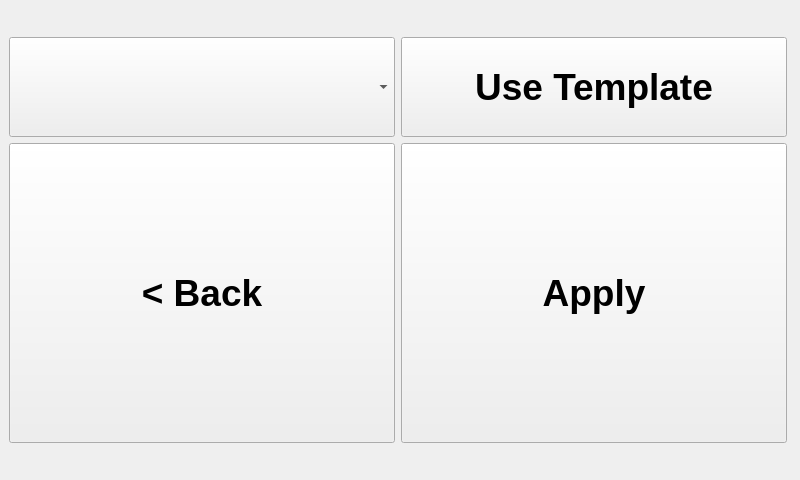
<?xml version="1.0" encoding="UTF-8"?>
<ui version="4.0">
 <class>ColorWindow</class>
 <widget class="QMainWindow" name="ColorWindow">
  <property name="geometry">
   <rect>
    <x>0</x>
    <y>0</y>
    <width>800</width>
    <height>480</height>
   </rect>
  </property>
  <property name="sizePolicy">
   <sizepolicy hsizetype="Fixed" vsizetype="Fixed">
    <horstretch>0</horstretch>
    <verstretch>0</verstretch>
   </sizepolicy>
  </property>
  <property name="minimumSize">
   <size>
    <width>800</width>
    <height>480</height>
   </size>
  </property>
  <property name="maximumSize">
   <size>
    <width>800</width>
    <height>480</height>
   </size>
  </property>
  <property name="cursor">
   <cursorShape>ArrowCursor</cursorShape>
  </property>
  <property name="windowTitle">
   <string>Change Custom Colors</string>
  </property>
  <property name="styleSheet">
   <string notr="true"/>
  </property>
  <widget class="QWidget" name="centralwidget">
   <layout class="QVBoxLayout" name="verticalLayout_2">
    <item>
     <widget class="QScrollArea" name="scrollArea">
      <property name="frameShape">
       <enum>QFrame::NoFrame</enum>
      </property>
      <property name="frameShadow">
       <enum>QFrame::Plain</enum>
      </property>
      <property name="lineWidth">
       <number>1</number>
      </property>
      <property name="widgetResizable">
       <bool>true</bool>
      </property>
      <widget class="QWidget" name="scrollAreaWidgetContents">
       <property name="geometry">
        <rect>
         <x>0</x>
         <y>0</y>
         <width>782</width>
         <height>462</height>
        </rect>
       </property>
       <layout class="QVBoxLayout" name="verticalLayout_3">
        <property name="leftMargin">
         <number>0</number>
        </property>
        <property name="topMargin">
         <number>0</number>
        </property>
        <property name="rightMargin">
         <number>4</number>
        </property>
        <property name="bottomMargin">
         <number>0</number>
        </property>
        <item>
         <layout class="QVBoxLayout" name="verticalLayout">
          <item>
           <layout class="QHBoxLayout" name="horizontalLayout_2">
            <item>
             <widget class="QComboBox" name="selection_template">
              <property name="minimumSize">
               <size>
                <width>105</width>
                <height>80</height>
               </size>
              </property>
              <property name="maximumSize">
               <size>
                <width>5000</width>
                <height>100</height>
               </size>
              </property>
              <property name="font">
               <font>
                <pointsize>20</pointsize>
                <weight>50</weight>
                <bold>false</bold>
               </font>
              </property>
              <property name="maxVisibleItems">
               <number>11</number>
              </property>
             </widget>
            </item>
            <item>
             <widget class="QPushButton" name="button_use_template">
              <property name="minimumSize">
               <size>
                <width>0</width>
                <height>80</height>
               </size>
              </property>
              <property name="maximumSize">
               <size>
                <width>5000</width>
                <height>100</height>
               </size>
              </property>
              <property name="font">
               <font>
                <pointsize>28</pointsize>
                <weight>75</weight>
                <bold>true</bold>
               </font>
              </property>
              <property name="text">
               <string>Use Template</string>
              </property>
              <property name="cssClass" stdset="0">
               <string>btn-inverted</string>
              </property>
             </widget>
            </item>
           </layout>
          </item>
          <item>
           <layout class="QVBoxLayout" name="color_container"/>
          </item>
          <item>
           <layout class="QHBoxLayout" name="horizontalLayout">
            <item>
             <widget class="QPushButton" name="button_back">
              <property name="minimumSize">
               <size>
                <width>0</width>
                <height>80</height>
               </size>
              </property>
              <property name="maximumSize">
               <size>
                <width>5000</width>
                <height>300</height>
               </size>
              </property>
              <property name="font">
               <font>
                <pointsize>28</pointsize>
                <weight>75</weight>
                <bold>true</bold>
               </font>
              </property>
              <property name="text">
               <string>&lt; Back</string>
              </property>
              <property name="cssClass" stdset="0">
               <string/>
              </property>
             </widget>
            </item>
            <item>
             <widget class="QPushButton" name="button_apply">
              <property name="minimumSize">
               <size>
                <width>0</width>
                <height>80</height>
               </size>
              </property>
              <property name="maximumSize">
               <size>
                <width>5000</width>
                <height>300</height>
               </size>
              </property>
              <property name="font">
               <font>
                <pointsize>28</pointsize>
                <weight>75</weight>
                <bold>true</bold>
               </font>
              </property>
              <property name="text">
               <string>Apply</string>
              </property>
              <property name="cssClass" stdset="0">
               <string>btn-inverted</string>
              </property>
             </widget>
            </item>
           </layout>
          </item>
         </layout>
        </item>
       </layout>
      </widget>
     </widget>
    </item>
   </layout>
  </widget>
 </widget>
 <resources/>
 <connections/>
</ui>
